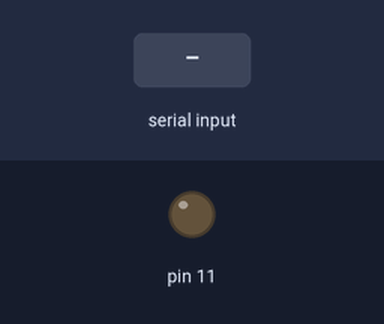
This sketch was run on a simulated Arduino Uno, built with avr-gcc and run on an emulated ATmega328P. Shown: output pins drawn as LEDs (lit = HIGH). The test bench sets the inputs (shaded band).

Above: at 1.2 s.
1.3 s: "1" received over Serial
At 2.5 s:
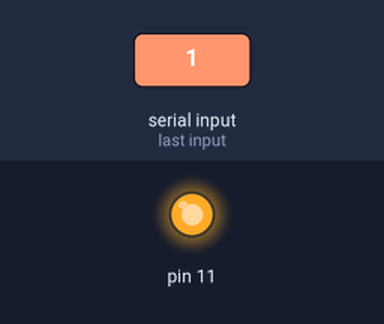
2.8 s: "0" received over Serial
At 3.7 s:
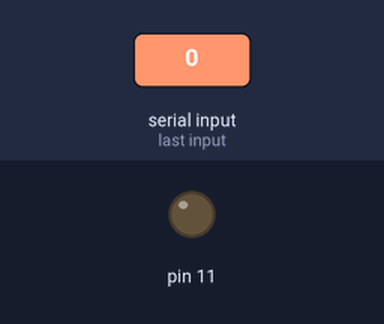
Timing chart, 0 to 5.8 s (numbered marks = the images above; inputs shaded):
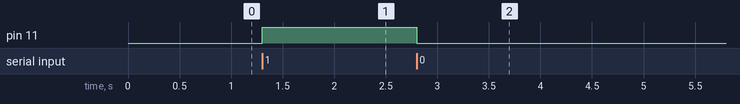

The sketch:

bluetooth-led.ino
```cpp
char data;
char ledStatus;

void setup() {
  Serial.begin(9600);
  pinMode(11, OUTPUT);
}

void loop() {
  if (Serial.available()) {
    data = Serial.read();
  }

  if (data == '1') {
    digitalWrite(11, HIGH);
  } else {
    digitalWrite(11, LOW);
  }
}
```

Measured:
- after the input at 1.3 s, pin 11: LOW → HIGH at once
- after the input at 2.8 s, pin 11: HIGH → LOW at once
